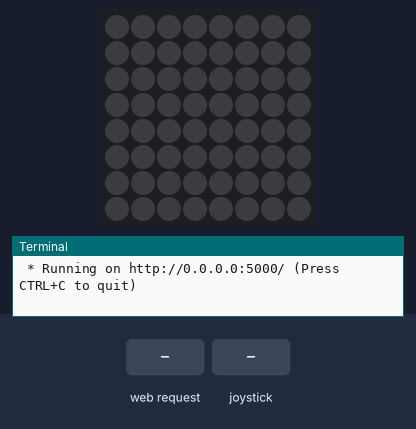
A program run on a simulated Raspberry Pi (BCM pin numbers) with a Sense HAT. On the bench: the Sense HAT's 8×8 RGB LED matrix, the last lines printed to the terminal. Inputs (shaded band) come from the test bench. Random numbers come from a fixed seed.

Above: at 1.2 s.
1.3 s: HTTP request for /game received
At 1.9 s:
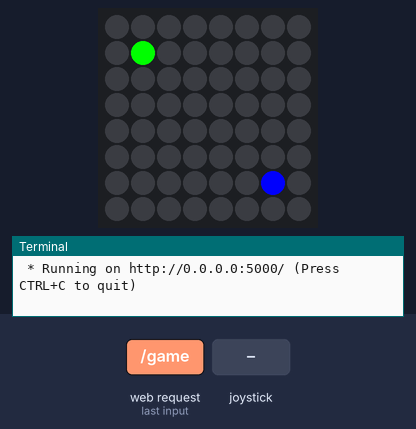
2.8 s: joystick pushed up
At 3.6 s:
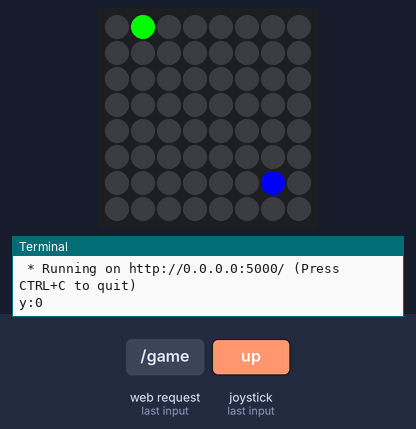
4.4 s: joystick pushed left
At 5.7 s:
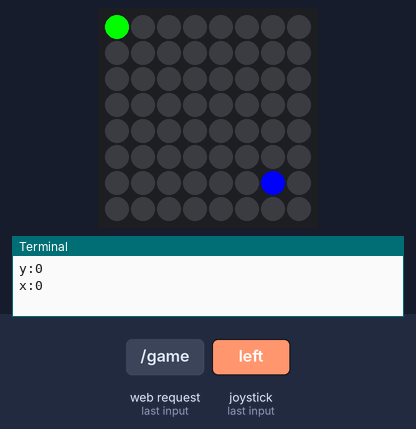
6.0 s: joystick pushed down
At 7.2 s:
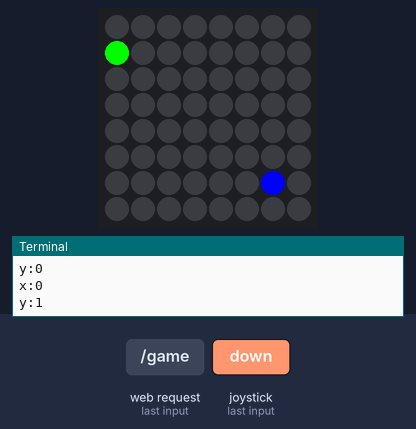
7.6 s: joystick pushed down
At 8.5 s:
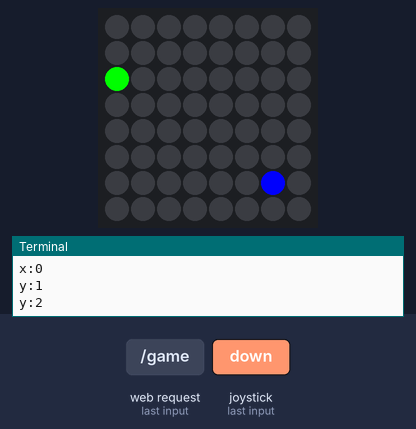
9.2 s: joystick pushed right
At 9.7 s:
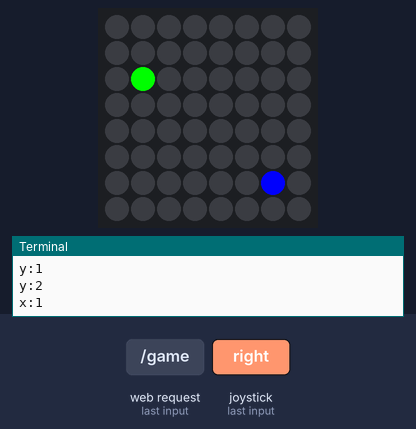
Timing chart, 0 to 11.8 s (numbered marks = the images above; inputs shaded):
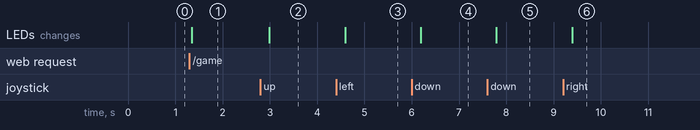

Measured:
- after the input at 1.3 s, the LEDs: change at once (image 1)
- after the input at 2.8 s, the LEDs: change after 0.19 s (image 2)
- after the input at 4.4 s, the LEDs: change after 0.19 s (image 3)
- after the input at 6.0 s, the LEDs: change after 0.19 s (image 4)
- after the input at 7.6 s, the LEDs: change after 0.19 s (image 5)
- after the input at 9.2 s, the LEDs: change after 0.19 s (image 6)

The program:

app.py
```python
from flask import Flask, render_template
import raspieats


app = Flask(__name__)

@app.route('/')
def index():
    return render_template('index.html')


@app.route('/game')
def game():

     my_game = raspieats.Game()
     my_game.run()
     return "Game Ruunning"


if __name__ == '__main__':
    app.run(debug=True, host='0.0.0.0')
```

raspieats.py
```python
from sense_hat import SenseHat
import time
import random

sense = SenseHat()
sense.clear()

g = (0,255, 0) #green
b = (0, 0, 255) #blue
k = (0, 0, 0) #blank
w = (255,255,255) #white
##NEW CODE

class Game:
    def __init__(self):
        self.player_x = 1
        self.player_y = 1
        self.food_x = 6
        self.food_y = 6
        self.is_hungry = True
        self.score = 0

    def reset(self):
        sense.clear()
        self.player_x = random.randint(0,7)
        self.player_y = random.randint(0,7)
        same_spooy = True
        while same_spot:
            self.food_x = random.randint(0,7)
            self.food_y = random.randint(0,7)


    def down(self):
        if self.player_y <7:
            self.player_y += 1
            print("y:" + str(self.player_y))

    def up(self):
        if self.player_y > 0:
            self.player_y -= 1
            print("y:" + str(self.player_y))

    def left(self):
        if self.player_x  > 0:
            self.player_x -= 1
            print("x:" + str(self.player_x))

    def right(self):
        if self.player_x <7:
            self.player_x += 1
            print("x:" + str(self.player_x))


    def update(self):
        sense.clear()
        sense.set_pixel(self.player_x,self.player_y, g)
        sense.set_pixel(self.food_x,self.food_y, b)


    def run(self):
        self.update()
        while self.is_hungry:
            for event in sense.stick.get_events():
                if event.direction  == "down" and event.action == "released":
                    self.down()
                    self.update()
                elif event.direction  == "up" and event.action == "released":
                    self.up()
                    self.update()
                elif event.direction == "left" and event.action == "released":
                    self.left()
                    self.update()
                elif event.direction == "right" and event.action == "released":
                    self.right()
                    self.update()
                elif self.player_x == self.food_x and self.food_y == self.player_y:
                    self.score += 1
                    sense.show_letter(str(self.score))
                    time.sleep(.5)
                    self.reset()
                    self.player_x = random.choice(range(8))
                    self.player_y = random.choice(range(8))
                    self.food_x = random.choice(range(8))
                    self.food_y = random.choice(range(8))
                    self.update()


                    ##self.is_hungry == False
                    ##sense.show_message("GAME OVER")


#my_game = Game()

#my_game.run()

"""
###Old Code

#variables for player & itioning
player_x = 1
player_y = 1
sense.set_pixel(player_x,player_y,g)

food_x = 6
food_y = 6
sense.set_pixel(food_x,food_y,k)

is_hungry = True

def down():
    global player_y
    if player_y <7:
        player_y += 1
        print("y:" + str(player_y))

def update():
    sense.clear()
    sense.set_pixel(player_x,player_y, g)
    sense.set_pixel(food_x,food_y, k)


while is_hungry:
    for event in sense.stick.get_events():
        #print(event)


        if event.direction  == "down" and event.action == "released":
            down()
###
            update()
###
"""
```
